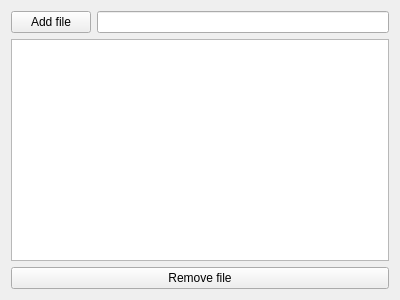
<?xml version="1.0" encoding="UTF-8"?>
<ui version="4.0">
 <class>FileListWidget</class>
 <widget class="QWidget" name="FileListWidget">
  <property name="geometry">
   <rect>
    <x>0</x>
    <y>0</y>
    <width>400</width>
    <height>300</height>
   </rect>
  </property>
  <property name="windowTitle">
   <string>Form</string>
  </property>
  <layout class="QVBoxLayout" name="verticalLayout_2">
   <item>
    <layout class="QVBoxLayout" name="verticalLayout">
     <item>
      <layout class="QHBoxLayout" name="horizontalLayout">
       <item>
        <widget class="QPushButton" name="addButton">
         <property name="text">
          <string>Add file</string>
         </property>
        </widget>
       </item>
       <item>
        <widget class="QLineEdit" name="fileEdit"/>
       </item>
      </layout>
     </item>
     <item>
      <widget class="QListView" name="fileListView"/>
     </item>
     <item>
      <widget class="QPushButton" name="removeButton">
       <property name="text">
        <string>Remove file</string>
       </property>
      </widget>
     </item>
    </layout>
   </item>
  </layout>
 </widget>
 <resources/>
 <connections/>
</ui>
